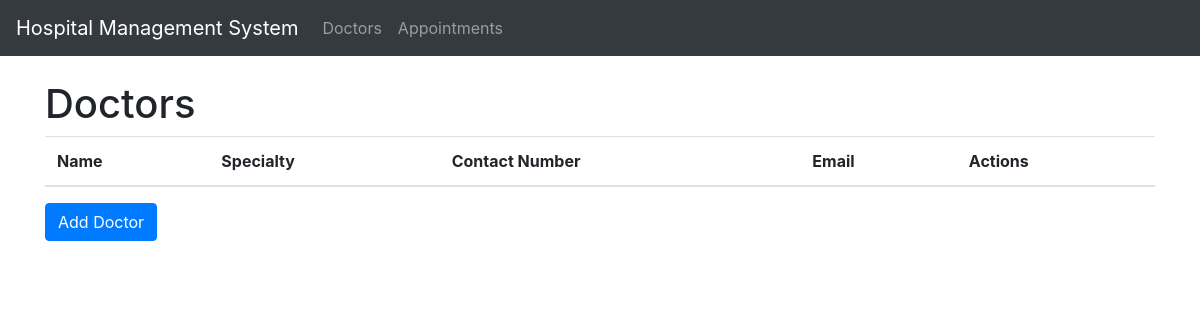
/doctors, run on an earlier commit of the app's database.
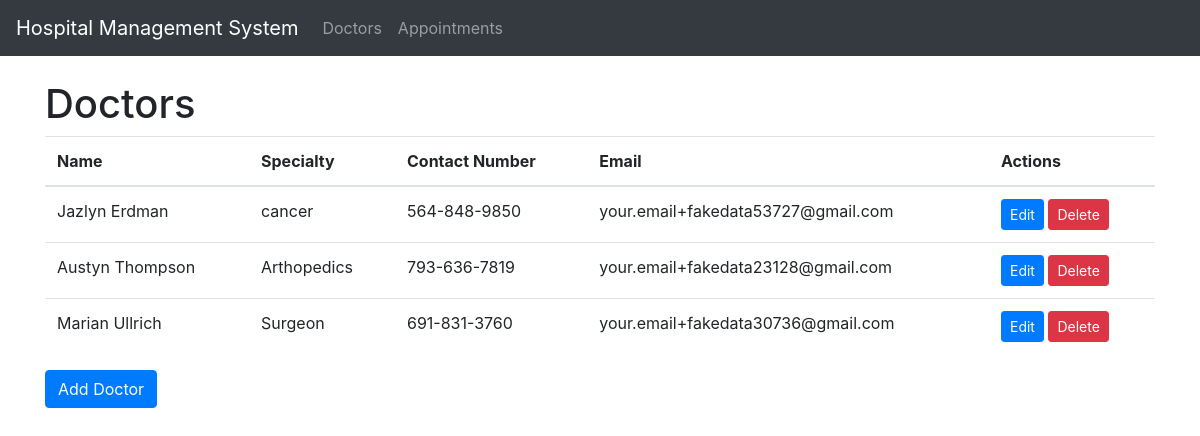
And on a later commit of the database.
### tables this page shows
CREATE TABLE doctors (
            id INTEGER PRIMARY KEY AUTOINCREMENT,
            name TEXT,
            specialty TEXT,
            contact_number TEXT,
            email TEXT
        );

### app.py (the view)
@app.route('/doctors')
def doctors():
    conn = create_connection()
    cursor = conn.cursor()
    cursor.execute("SELECT * FROM doctors")
    doctors = cursor.fetchall()
    conn.close()
    return render_template('doctors.html', doctors=doctors)

### database.py (called while the page is built)
def create_connection():
    conn = sqlite3.connect('hospital.db')
    return conn

### templates/doctors.html (shortened to what this page needs)
{% extends 'base.html' %}
{% block content %}
    <h1>Doctors</h1>
    <table class="table">
        <thead>
            <tr>
                <th>Name</th>
                <th>Specialty</th>
                <th>Contact Number</th>
                <th>Email</th>
                <th>Actions</th>
            </tr>
        </thead>
        <tbody>
            {% for doctor in doctors %}
            <tr>
                <td>{{ doctor[1] }}</td>
                <td>{{ doctor[2] }}</td>
                <td>{{ doctor[3] }}</td>
                <td>{{ doctor[4] }}</td>
                <td>
                    <a href="{{ url_for('edit_doctor', doctor_id=doctor[0]) }}" class="btn btn-primary btn-sm">Edit</a>
                    <a href="{{ url_for('delete_doctor', doctor_id=doctor[0]) }}" class="btn btn-danger btn-sm" onclick="return confirm('Are you sure you want to delete this doctor?')">Delete</a>
                </td>
            </tr>
            {% endfor %}
        </tbody>
    </table>
    <a href="{{ url_for('add_doctor') }}" class="btn btn-primary">Add Doctor</a>
{% endblock %}

### templates/base.html (shortened to what this page needs)
<!DOCTYPE html>
<html>
<head>
    <link rel="stylesheet" href="https://maxcdn.bootstrapcdn.com/bootstrap/4.5.2/css/bootstrap.min.css">
    <link rel="stylesheet" href="https://code.jquery.com/ui/1.12.1/themes/base/jquery-ui.css">
</head>
<body>
    <nav class="navbar navbar-expand-lg navbar-dark bg-dark">
        <a class="navbar-brand" href="{{ url_for('home') }}">Hospital Management System</a>
        <ul class="navbar-nav mr-auto">
            <li class="nav-item">
                <a class="nav-link" href="{{ url_for('doctors') }}">Doctors</a>
            </li>
            <li class="nav-item">
                <a class="nav-link" href="{{ url_for('appointments') }}">Appointments</a>
            </li>
        </ul>
    </nav>
    <div class="container mt-4">
        {% block content %}{% endblock %}
    </div>
</body>
</html>

What changed in the data, as far as the page shows it:
added doctors: name "Jazlyn Erdman", specialty "cancer", contact_number "564-848-9850", email "your.email+fakedata53727@gmail.com"
added doctors: name "Austyn Thompson", specialty "Arthopedics", contact_number "793-636-7819", email "your.email+fakedata23128@gmail.com"
added doctors: name "Marian Ullrich", specialty "Surgeon", contact_number "691-831-3760", email "your.email+fakedata30736@gmail.com"
